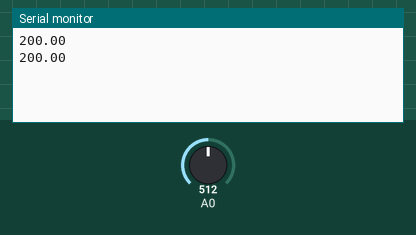
Recording of a sketch running on a simulated Arduino Uno, built with avr-gcc and run on an emulated ATmega328P. On the bench: the last lines printed to the serial monitor. The inputs (shaded band) are chosen by the test bench; at power-on: A0 = 512.

Above: at 1.8 s.
1.9 s: A0 set to 716
At 2.8 s:
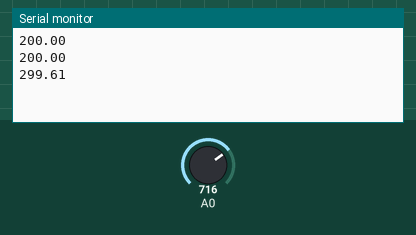
3.4 s: A0 set to 900
At 4.8 s:
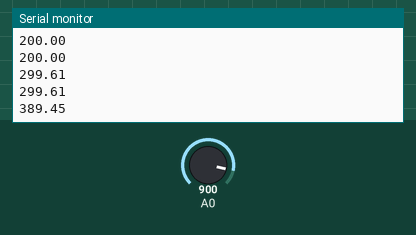
Timing chart, 0 to 6.4 s (numbered marks = the images above; inputs shaded):
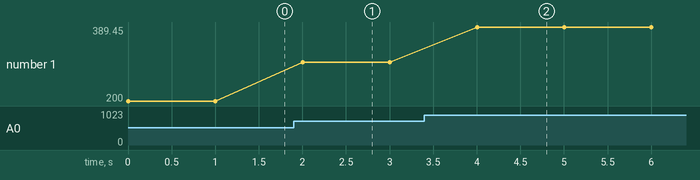

The sketch:

capteur_de_temperature.ino
```cpp
int temperaturePin = 0;

void setup() {
  Serial.begin(9600);

}

void loop() {
  float temperature = getVoltage(temperaturePin);
  temperature=(temperature - 0.5)*100;
  Serial.println(temperature);
  delay(1000);
}

float getVoltage(int pin){
  return( analogRead(pin)*.004882814);
}
```

Measured:
- after the input at 1.9 s, the serial monitor: prints a new line after 0.10 s (image 1)
- after the input at 3.4 s, the serial monitor: prints a new line after 0.60 s (image 2)
- plotted number 1: 200 → 299.61 after the input at 1.9 s, 299.61 → 389.45 after the input at 3.4 s
